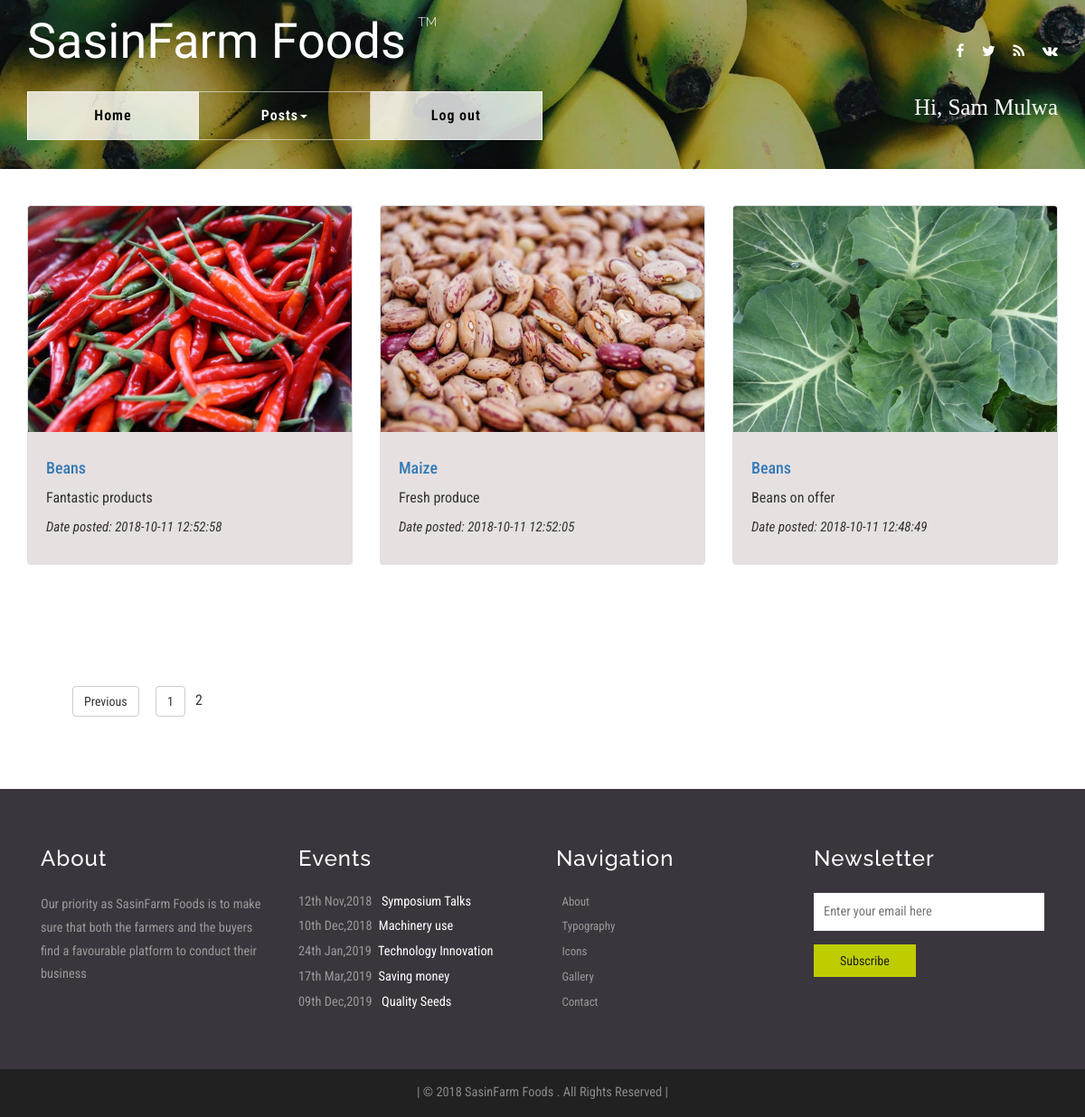
Page /view_posts.php?page=2 (signed in) on the committed database.
### tables this page shows
CREATE TABLE `product_posts` (
  `id` int(11) NOT NULL,
  `product` varchar(50) NOT NULL,
  `location` varchar(50) NOT NULL,
  `weight` double NOT NULL,
  `unit_price` double NOT NULL,
  `phone_number` varchar(20) NOT NULL,
  `fileName` varchar(100) NOT NULL,
  `description` varchar(250) NOT NULL,
  `dateC` timestamp NOT NULL DEFAULT CURRENT_TIMESTAMP ON UPDATE CURRENT_TIMESTAMP
);

### web/view_posts.php (the view, shortened to what this page needs)
<!DOCTYPE html>
<html lang="en">
	<head>
		<link href="css/bootstrap.css" rel="stylesheet" type="text/css" media="all" />
		 <link href="css/3-col-portfolio.css" rel="stylesheet">
		<link rel="stylesheet" href="css/style.css" type="text/css" media="all" />
		<link href="css/font-awesome.css" rel="stylesheet">
	</head>
	<body>
		<div class="banner about-banner">
			<div class="header">
				<div class="container">
					<div class="header-left">
						<div class="w3layouts-logo">
							<h1>
							<a href="index.php">SasinFarm Foods <span><sup>TM</sup></span></a>
							</h1>
						</div>
					</div>
					<div class="header-right">
						<div class="agileinfo-social-grids">
							<ul>
								<li><a href="#"><i class="fa fa-facebook"></i></a></li>
								<li><a href="#"><i class="fa fa-twitter"></i></a></li>
								<li><a href="#"><i class="fa fa-rss"></i></a></li>
								<li><a href="#"><i class="fa fa-vk"></i></a></li>
							</ul>
						</div>
					</div>
					<div class="clearfix"> </div>
				</div>
			</div>
			<div class="header-bottom">
				<div class="container">
					<div class="top-nav">
						<nav class="navbar navbar-default">
							<ul class="nav navbar-nav">
								<li><a class="active list-border" href="user_page.php">Home</a></li>
								<li class=""><a href="#" class="dropdown-toggle hvr-bounce-to-bottom" data-toggle="dropdown" role="button" aria-haspopup="true" aria-expanded="false">Posts<span class="caret"></span></a>
								<li><a class="list-border1 active" href="log out.php">Log out</a></li>
								<div class="names">
									<?php
									echo 'Hi, ' . $_SESSION["user_firstname"] . ' ' . $_SESSION["user_lastname"];
									?>
								</div>
							</div>
					</div>
				</div>
			</div>
		<div class="container">
		<div class="row">
			<?php
    include 'connection.php';
   	$query=mysqli_query($connection,"select count(id) from `product_posts`");
	$row = mysqli_fetch_row($query);
	$rows = $row[0];
	$page_rows = 6;
	$last = ceil($rows/$page_rows);
	$pagenum = 1;
	if(isset($_GET['page'])){
		$pagenum = preg_replace('#[^0-9]#', '', $_GET['page']);
	}
	$limit = 'LIMIT ' .($pagenum - 1) * $page_rows .',' .$page_rows;
	$paginationCtrls = '';
	if($last != 1){
	if ($pagenum > 1) {
        $previous = $pagenum - 1;
		$paginationCtrls .= '<a href="'.$_SERVER['PHP_SELF'].'?pn='.$previous.'" class="btn btn-default">Previous</a> &nbsp; &nbsp; ';
		for($i = $pagenum-4; $i < $pagenum; $i++){
			if($i > 0){
		        $paginationCtrls .= '<a href="'.$_SERVER['PHP_SELF'].'?pn='.$i.'" class="btn btn-default">'.$i.'</a> &nbsp; ';
			}
	    }
    }
	$paginationCtrls .= ''.$pagenum.' &nbsp; ';
	}
$query = $connection->query("SELECT id,fileName,product,phone_number,weight,description,dateC FROM product_posts  ORDER BY dateC DESC $limit");
if($query->num_rows > 0){
    while($row = $query->fetch_assoc()){
        $imageURL = 'uploads/'.$row["fileName"];
        $product= $row['product'];
        $description= $row['description'];
        $dateC= $row['dateC'];
        $id = $row['id'];
        echo '<div class="col-lg-4 col-sm-6 portfolio-item">
				 <div class="card">
					<a href="order_products.php?id='.$id.'"><img class="card-img-top" src="'. $imageURL.'" alt=""></a>
					<div class="card-body">
						<h4 class="card-title">
						<a href="order_products.php?id='.$id.'">'.$product.'</a>
						</h4>
						<p class="card-description">'.$description.'</p>
					    <p class="card-date"><i>Date posted:    '.$dateC.'</i></p>
					</div>
				</div>
			</div>'
           ?>
<?php }
}else{ ?>
    <p>No image(s) found...</p>
<?php } ?>
		</div>
<div class="pagination"><?php echo $paginationCtrls; ?></div>
	    </div>
		<div class="footer">
			<div class="container">
				<div class="agile-footer-grids">
					<div class="col-md-3 w3-agile-footer-grid">
						<h3>About</h3>
						<p>Our priority as SasinFarm Foods is to make sure that both the farmers and the buyers find a favourable platform to conduct their business</p>
					</div>
					<div class="col-md-3 w3-agile-footer-grid">
						<h3>Events</h3>
						<ul>
							<li>12th Nov,2018 <a href="single.html">Symposium Talks</a></li>
							<li>10th Dec,2018<a href="single.html">Machinery use</a></li>
							<li>24th Jan,2019<a href="single.html">Technology Innovation</a></li>
							<li>17th Mar,2019<a href="single.html">Saving money </a></li>
							<li>09th Dec,2019 <a href="single.html">Quality Seeds</a></li>
						</ul>
					</div>
					<div class="col-md-3 w3-agile-footer-grid">
						<h3>Navigation</h3>
						<ul>
							<li class="text"><a href="about.html">About</a></li>
							<li class="text"><a href="typography.html">Typography</a></li>
							<li class="text"><a href="icons.html">Icons</a></li>
							<li class="text"><a href="gallery.html">Gallery</a></li>
							<li class="text"><a href="log in.php">Contact</a></li>
						</ul>
					</div>
					<div class="col-md-3 w3-agile-footer-grid">
						<h3>Newsletter</h3>
						<form action="#" method="post">
							<input type="email" id="mc4wp_email" name="EMAIL" placeholder="Enter your email here" required="">
							<input type="submit" value="Subscribe">
						</form>
					</div>
					<div class="clearfix"> </div>
				</div>
			</div>
		</div>
		<div class="copyright">
			<div class="container">
				<p>| © 2018 SasinFarm Foods . All Rights Reserved | </p>
			</div>
		</div>
	</body>
</html>

### web/css/3-col-portfolio.css (style rules this page uses)
.portfolio-item { margin-bottom: 30px; }
.pagination { margin-bottom: 30px; }

### rows in the picture
product_posts: fileName (picture), product "Beans", description "Fantastic products", dateC "2018-10-11 12:52:58"
product_posts: fileName (picture), product "Maize", description "Fresh produce", dateC "2018-10-11 12:52:05"
product_posts: fileName (picture), product "Beans", description "Beans on offer", dateC "2018-10-11 12:48:49"

### other values in the picture
$_SESSION["user_firstname"] "Sam"
$_SESSION["user_lastname"] "Mulwa"
